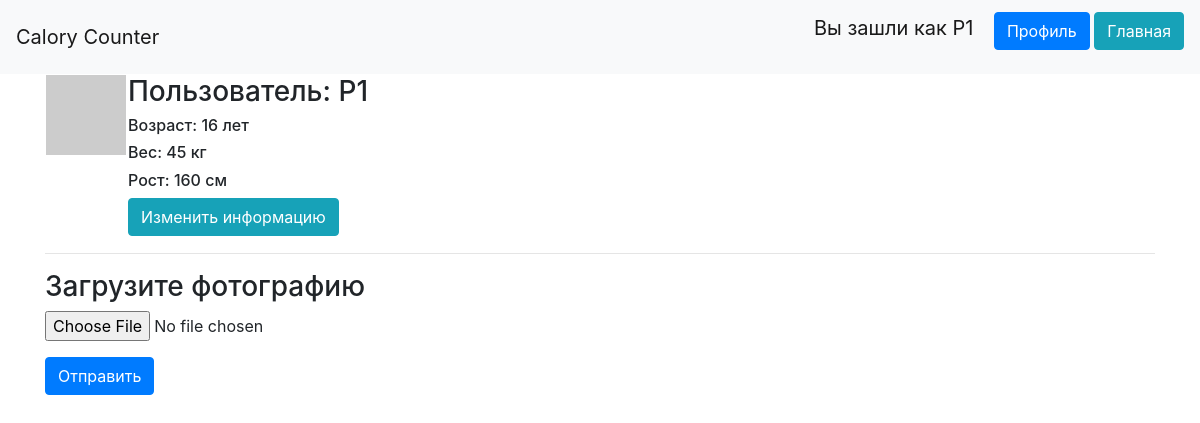
The page /profile/3 (signed in) on the database as committed earlier.
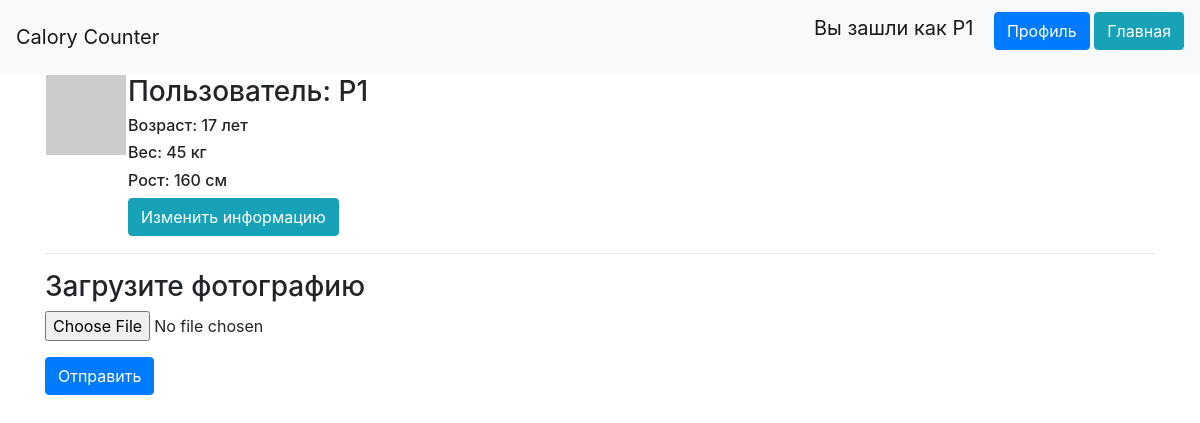
The same page on the database as committed later.
### data/users.py (models this page shows, shortened)
class User(SqlAlchemyBase, UserMixin, SerializerMixin):
    __tablename__ = 'users'
    id = sqlalchemy.Column(sqlalchemy.Integer,
                           primary_key=True, autoincrement=True)
    name = sqlalchemy.Column(sqlalchemy.String, nullable=True)
    about = sqlalchemy.Column(sqlalchemy.String, nullable=True)
    email = sqlalchemy.Column(sqlalchemy.String,
                              index=True, unique=True, nullable=True)
    age = sqlalchemy.Column(sqlalchemy.Integer)
    weight = sqlalchemy.Column(sqlalchemy.Integer)
    height = sqlalchemy.Column(sqlalchemy.Integer)
    gender = sqlalchemy.Column(sqlalchemy.String)
    hashed_password = sqlalchemy.Column(sqlalchemy.String, nullable=True)
    created_date = sqlalchemy.Column(sqlalchemy.DateTime,
                                     default=datetime.datetime.now)
    entered_details = sqlalchemy.Column(sqlalchemy.Boolean, default=False)
    activities = orm.relation("Activities", back_populates='user')
    def avatar(self, size, id_polz):
        if os.path.exists(f'static/img/{id_polz}.jpg'):
            im = Image.open(f"static/img/{id_polz}.jpg")
            im2 = im.resize((size, size))
            im2.save(f"static/img/{id_polz}.jpg")
            return url_for('static', filename=f'img/{id_polz}.jpg')
        digest = md5(self.email.lower().encode('utf-8')).hexdigest()
        return 'https://www.gravatar.com/avatar/{}?d=identicon&s={}'.format(
            digest, size)

### main.py (the view)
@app.route('/profile/<id>', methods=['GET', 'POST'])
@login_required
def edit_profile(id):
    db_sess = db_session.create_session()
    form = activities = db_sess.query(User).filter(User.id == id,
                                                   ).first()
    if request.method == 'POST':
        f = request.files['file']
        with open(f'static/img/{current_user.id}.jpg', mode='wb') as g:
            g.write(f.read())
    return render_template('profile.html', title='Profile',
                           form=form, method=request.method)

### data/db_session.py (called while the page is built)
def create_session() -> Session:
    global __factory
    return __factory()

### main.py (called while the page is built)
@login_manager.user_loader
def load_user(user_id):
    db_sess = db_session.create_session()
    return db_sess.query(User).get(user_id)

### templates/profile.html
{% extends "base.html" %}
{% block content %}
<table>
    <tr valign="top">
        {% if method == 'GET' %}
            <td><img src="{{ form.avatar(128, form.id) }}"></td>
        {% else %}
            <td><img src="{{ form.photo(128, form.id) }}" ></td>
        {% endif %}
        <td>
            <h3>Пользователь: {{ form.name }}</h3>
            <h6>Возраст: {{ form.age }} лет</h6>
            <h6>Вес: {{ form.weight }} кг</h6>
            <h6>Рост: {{ form.height }} см</h6>
            <a class="btn btn-info" href="/change_details/{{form.id}}">Изменить информацию</a>
        </td>
    </tr>
</table>
<hr>
<h3>Загрузите фотографию</h3>
<form class="login_form" method="post" enctype="multipart/form-data">
    <div class="form-group">
        <input type="file" class="form-control-file" id="photo" name="file">
    </div>
    <button type="submit" class="btn btn-primary">Отправить</button>
</form>
{% endblock %}

### templates/base.html (shortened to what this page needs)
<!doctype html>
<html lang="en">
<head>
    <link rel="stylesheet"
          href="https://stackpath.bootstrapcdn.com/bootstrap/4.4.1/css/bootstrap.min.css"
>
    <link rel="stylesheet" type="text/css" href="{{ style }}" />
</head>
<body>
<header>
    <nav class="navbar navbar-light bg-light">
        <a class="navbar-brand" href="/">Calory Counter</a>
        {% if current_user.is_authenticated %}
            <p>
                <a class="navbar-brand" href="/logout">Вы зашли как {{ current_user.name }}</a>
                <a class="btn btn-primary" href="/profile/{{current_user.id}}">Профиль</a>
                <a class="btn btn-info" href="/">Главная</a>
            </p>
        {% else %}
            <p>
                <a class="btn btn-primary " href="/register">Зарегистрироваться</a>
                <a class="btn btn-success" href="/login">Войти</a>
            </p>
        {% endif %}
    </nav>
</header>
<main role="main" class="container">
    {% block content %}{% endblock %}
</main>
</body>
</html>

Rows that differ between the two databases and show on the page:
changed User: age "16" → "17"
